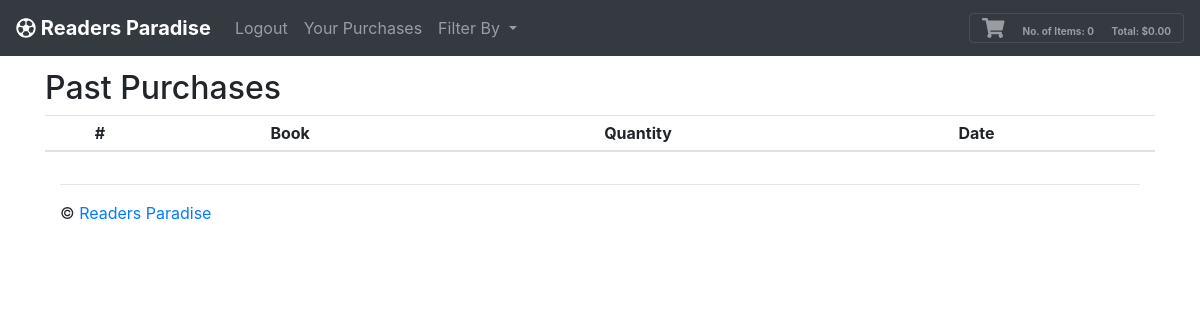
The page /purchase_history/ (signed in) on the database as committed earlier.
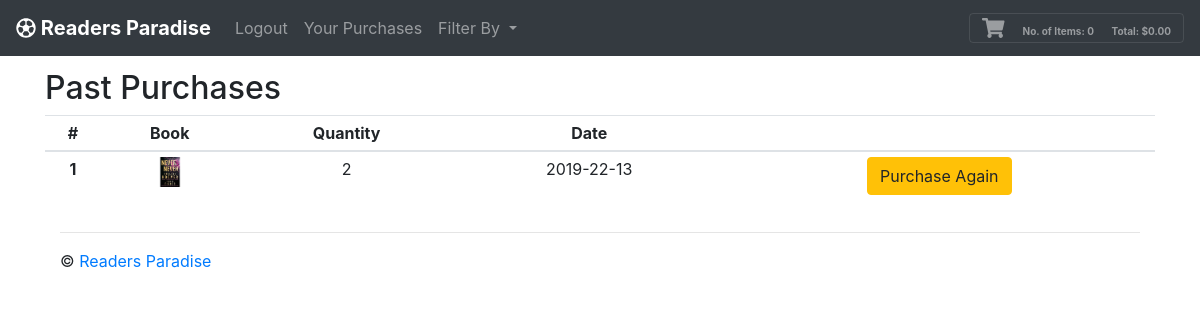
The same page on the database as committed later.
### tables this page shows
CREATE TABLE purchases (
	id INTEGER NOT NULL, 
	uid TEXT, 
	image TEXT, 
	quantity INTEGER, 
	date DATE, 
	PRIMARY KEY (id)
);

### app.py (the view)
@app.route("/purchase_history/")
def history():
    shoppingCart = []
    shopLen = len(shoppingCart)
    totItems=0
    total=0
    display=0
    myBooks = db.execute("SELECT * FROM purchases WHERE uid=:uid", uid=session["uid"])
    myBooksLen = len(myBooks)
    return render_template("purchase_history.html", shoppingCart=shoppingCart, shopLen=shopLen, total=total, totItems=totItems, display=display, session=session, myBooks=myBooks, myBooksLen=myBooksLen)

### templates/purchase_history.html (shortened to what this page needs)
{% extends "base_template.html" %}
{% block body %}
<div class="row">
    <div class="col-sm">
        <h2> Past Purchases </h2>
        <table class="table table-sm">
            <thead>
              <tr>
                <th scope="col">#</th>
                <th scope="col">Book</th>
                <th scope="col">Quantity</th>
                <th scope="col">Date</th>
                <th scope="col"></th>
              </tr>
            </thead>
            <tbody>
                {% for i in range(myBooksLen) %}
              <tr>
                <th scope="row">{{ i + 1 }}</th>
                <td><img src="/Static/Images/{{ myBooks[i]["image"] }}" width="30px" alt="{{ myBooks[i]["team"] }}" /></td>
                <td>{{ myBooks[i]["quantity"] }}</td>
                <td>{{ myBooks[i]["date"] }}</td>
                <td><a href="/filter/?id={{ myBooks[i]["id"] }}"><button type="button" class="btn btn-warning">Purchase Again</button></a></td>
              </tr>
            </tbody>
            {% endfor %}
          </table>
        </div>
        </div>
{% endblock %}

Rows that differ between the two databases and show on the page:
added purchases: image (picture), quantity "2", date "2019-22-13"
Other text that changed with them:
new list line: "1 Purchase Again"
